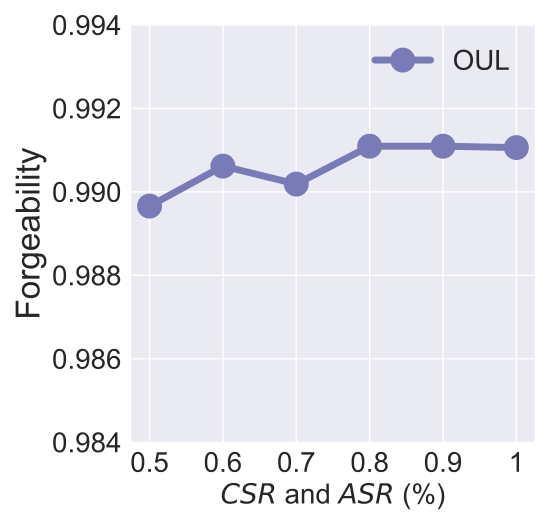

Write Python code to recreate this figure.


import numpy as np
import matplotlib.pyplot as plt

epsilon = 3
beta = 1 / epsilon


x=[1, 2, 3, 4, 5, 6]
# validation_for_plt =[97,95.8600, 94.9400, 93.5400, 93.2400]
# attack_for_plt=[0, 0.3524, 0, 0.1762, 0.1762]
# basic_for_plt=[99.8, 99.8, 99.8, 99.8, 99.8]

labels = ['0.5', '0.6', '0.7', '0.8', '0.9', '1']
# unl_org = [97.77, 97.55, 97.35, 97.29, 97.21, 97.21]

# unl_hess_r = [96.6, 96.66, 96.04, 95.94, 95.85, 97.21]
OUL = [0.98966, 0.990618, 0.990187, 0.991095, 0.991095, 0.9910618]

org_acc = [0.9907, 0.9854, 0.9890, 0.9890, 0.9863, 0.9843]

vbu_acc = [0.3392, 0.8349, 0.4601, 0.4976, 0.2231, 0.3231]
# unl_ss_wo = [94.32, 94.53, 94.78, 93.38, 94.04, 97.21]


for i in range(len(OUL)):
    OUL[i] = OUL[i]
    org_acc[i] = org_acc[i]
    vbu_acc[i] = vbu_acc[i]

plt.style.use('seaborn')
plt.figure(figsize=(5.5, 5.3))
l_w=5
m_s=15
marker_s = 3
markevery=1
#plt.figure(figsize=(8, 5.3))
#plt.plot(x, unl_fr, color='blue', marker='^', label='Retrain',linewidth=l_w, markersize=m_s)
plt.plot(x, OUL, linestyle='-', color='#797BB7', marker='o', fillstyle='full', markevery=markevery,
         label='OUL', linewidth=l_w, markersize=m_s, markeredgewidth=marker_s)

#plt.plot(x, unl_ss_w, color='g',  marker='*',  label='PriMU$_{w}$',linewidth=l_w, markersize=m_s)
#plt.plot(x, org_acc, linestyle='--', color='#9BC985',  marker='s', fillstyle='full', markevery=markevery,label='Origin',linewidth=l_w, markersize=m_s, markeredgewidth=marker_s)



#plt.plot(x, vbu_acc, linestyle='-.', color='#2A5522',  marker='D', fillstyle='full', markevery=markevery, label='VBU',linewidth=l_w, markersize=m_s, markeredgewidth=marker_s)

# plt.grid()
leg = plt.legend(fancybox=True, shadow=True)
# plt.xlabel('Malicious Client Ratio (%)' ,fontsize=16)
plt.ylabel('Forgeability' ,fontsize=24)
my_y_ticks = np.arange(0.984, 0.994, 0.002)
plt.yticks(my_y_ticks,fontsize=20)
plt.xlabel('$\it{CSR}$ and $\it{ASR}$ (%)',fontsize=20)

plt.xticks(x, labels, fontsize=20)
# plt.title('CIFAR10 IID')

# plt.annotate(r"1e0", xy=(0.1, 1.01), xycoords='axes fraction', xytext=(-10, 10), textcoords='offset points', ha='right', va='center', fontsize=15)


# plt.title('(c) Utility Preservation', fontsize=24)
plt.legend(loc='best',fontsize=20)
plt.tight_layout()
#plt.title("MNIST")
plt.rcParams['figure.figsize'] = (2.0, 1)
plt.rcParams['image.interpolation'] = 'nearest'
plt.rcParams['figure.subplot.left'] = 0.11
plt.rcParams['figure.subplot.bottom'] = 0.08
plt.rcParams['figure.subplot.right'] = 0.977
plt.rcParams['figure.subplot.top'] = 0.969
plt.savefig('CelebA_forgeability_cs_as.pdf', format='pdf', dpi=200)
plt.show()
